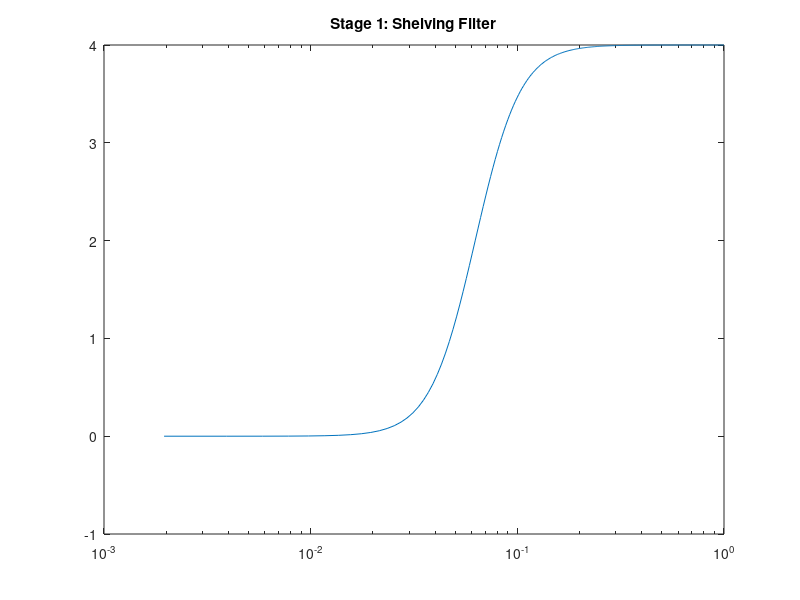
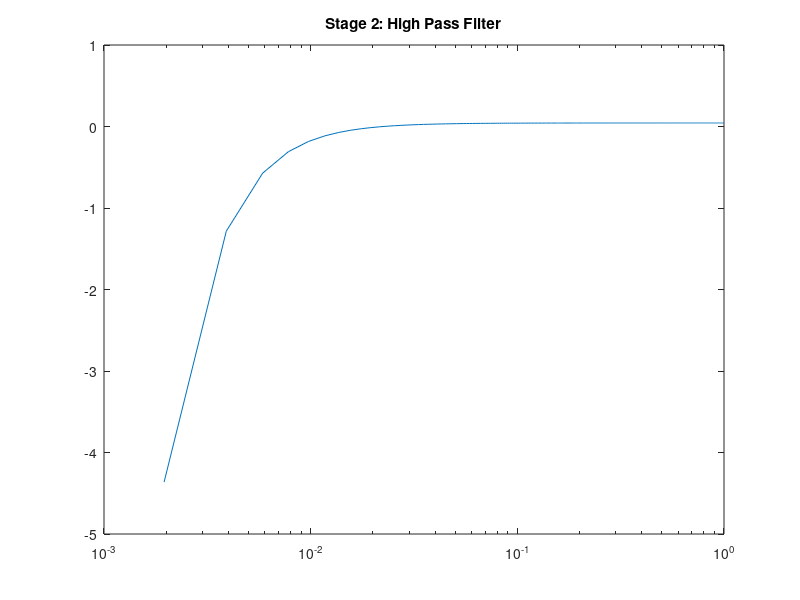
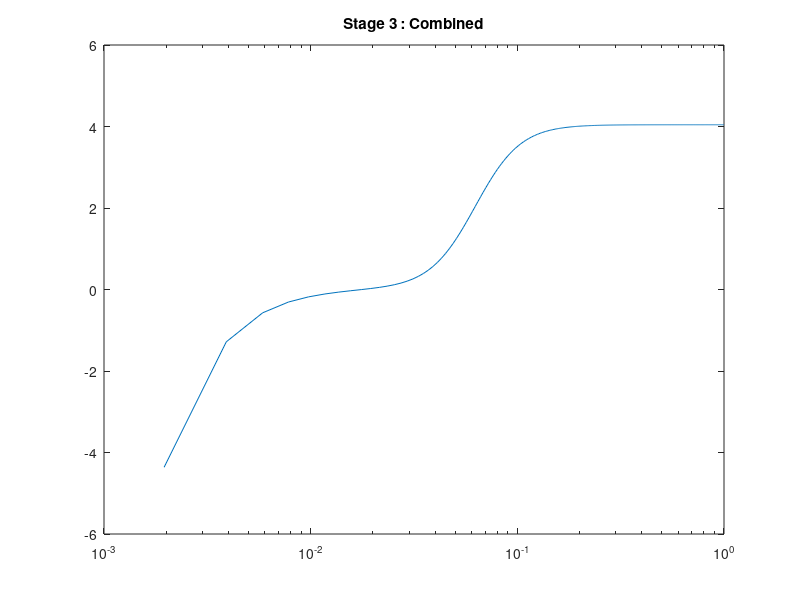

These charts were generated, in order, by the following MATLAB code: (Note: this script raises an error after producing the figures.)
clear all;


n= 512; 
sr = 48000;
iBlockLength = 4096;
iHopSize = 1024;

a0 = 1;
a1 = -1.69065929318241;
a2 = 0.73248077421585;

b0 = 1.53512485958697;
b1 = -2.69169618940638;
b2 = 1.19839281085285;
b = [b0, b1, b2];
a = [a0, a1, a2];

[h,w] = freqz(b,a,n);

semilogx(w/pi, 20*log10(abs(h)));
title('Stage 1: Shelving Filter');

a0h = 1;
a1h = -1.99004745483398;
a2h = 0.99007225036621;
b0h = 1.0;
b1h = -2.0;
b2h = 1.0;

bh = [b0h, b1h, b2h];
ah = [a0h,a1h, a2h];

[h,w] = freqz(bh, ah, n);
figure;
semilogx(w/pi, 20*log10(abs(h)));
title('Stage 2: High Pass Filter');

ac = conv(a,ah);
bc = conv(b, bh);
[h,w] = freqz(bc, ac, n);
figure;
semilogx(w/pi, 20*log10(abs(h)));
title('Stage 3 : Combined');
%pass signal and then test.

% whitenoise = rand(48000,1);
% whiteNoiseI = filter(b,a,whitenoise);
% whiteNoiseII = filter(bh,ah, whitenoise);
% [X, f, t] = spectrogram(whitenoise, hann(iBlockLength, 'periodic'), iBlockLength-iHopSize, iHopSize, sr);
% X = abs(X).^2;
% [XI,fI,tI] = spectrogram(whiteNoiseI, hann(iBlockLength, 'periodic'), iBlockLength-iHopSize, iHopSize, sr);
% XI = abs(XI).^2;
% [XII, fII, tII] = spectrogram(whiteNoiseII, hann(iBlockLength, 'periodic'), iBlockLength-iHopSize, iHopSize, sr);
% XII = abs(XII).^2;
% ratioFI = XI./X;
% ratioFII = XII./X;
% 
% ratioFI = mean(ratioFI, 2);
% ratioFII = mean(ratioFII, 2);
% figure;
% semilogx(20*log(ratioFI));
% figure;
% semilogx(20*log(ratioFII));

% sinesweep

% sinesweep = SineSweep(500, 10000, 3);
% sinesweepI = filter(b,a, sinesweep);
% sinesweepII = filter(bh, ah, sinesweep);
% [X, f, t] = spectrogram(sinesweep, hann(iBlockLength, 'periodic'), iBlockLength-iHopSize, iHopSize, sr);
% X = abs(X).^2;
% [XI,fI,tI] = spectrogram(sinesweepI, hann(iBlockLength, 'periodic'), iBlockLength-iHopSize, iHopSize, sr);
% XI = abs(XI).^2;
% [XII, fII, tII] = spectrogram(sinesweepII, hann(iBlockLength, 'periodic'), iBlockLength-iHopSize, iHopSize, sr);
% XII = abs(XII).^2;
% ratioFI = XI./X;
% ratioFII = XII./X;
% ratioFI = mean(ratioFI, 2);
% ratioFII = mean(ratioFII, 2);
% figure;
% semilogx(ratioFI);
% figure;
% semilogx(ratioFII);
fftSize= 2048;

t = 0:1/48000:1;
y = chirp(t,0,0.5,5000);

spectrogram(y1,256,250,256,48000, 'yaxis');
